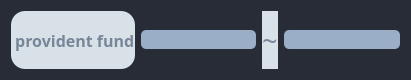
  <widget class="QWidget" name="horizontalLayoutWidget_3">
   <property name="geometry">
    <rect>
     <x>70</x>
     <y>250</y>
     <width>411</width>
     <height>80</height>
    </rect>
   </property>
   <property name="palette">
    <palette>
     <active>
      <colorrole role="WindowText">
       <brush brushstyle="SolidPattern">
        <color alpha="255">
         <red>119</red>
         <green>134</green>
         <blue>153</blue>
        </color>
       </brush>
      </colorrole>
      <colorrole role="Button">
       <brush brushstyle="SolidPattern">
        <color alpha="255">
         <red>40</red>
         <green>44</green>
         <blue>55</blue>
        </color>
       </brush>
      </colorrole>
      <colorrole role="Text">
       <brush brushstyle="SolidPattern">
        <color alpha="255">
         <red>119</red>
         <green>134</green>
         <blue>153</blue>
        </color>
       </brush>
      </colorrole>
      <colorrole role="ButtonText">
       <brush brushstyle="SolidPattern">
        <color alpha="255">
         <red>119</red>
         <green>134</green>
         <blue>153</blue>
        </color>
       </brush>
      </colorrole>
      <colorrole role="Base">
       <brush brushstyle="SolidPattern">
        <color alpha="255">
         <red>40</red>
         <green>44</green>
         <blue>55</blue>
        </color>
       </brush>
      </colorrole>
      <colorrole role="Window">
       <brush brushstyle="SolidPattern">
        <color alpha="255">
         <red>40</red>
         <green>44</green>
         <blue>55</blue>
        </color>
       </brush>
      </colorrole>
      <colorrole role="PlaceholderText">
       <brush brushstyle="SolidPattern">
        <color alpha="128">
         <red>119</red>
         <green>134</green>
         <blue>153</blue>
        </color>
       </brush>
      </colorrole>
     </active>
     <inactive>
      <colorrole role="WindowText">
       <brush brushstyle="SolidPattern">
        <color alpha="255">
         <red>119</red>
         <green>134</green>
         <blue>153</blue>
        </color>
       </brush>
      </colorrole>
      <colorrole role="Button">
       <brush brushstyle="SolidPattern">
        <color alpha="255">
         <red>40</red>
         <green>44</green>
         <blue>55</blue>
        </color>
       </brush>
      </colorrole>
      <colorrole role="Text">
       <brush brushstyle="SolidPattern">
        <color alpha="255">
         <red>119</red>
         <green>134</green>
         <blue>153</blue>
        </color>
       </brush>
      </colorrole>
      <colorrole role="ButtonText">
       <brush brushstyle="SolidPattern">
        <color alpha="255">
         <red>119</red>
         <green>134</green>
         <blue>153</blue>
        </color>
       </brush>
      </colorrole>
      <colorrole role="Base">
       <brush brushstyle="SolidPattern">
        <color alpha="255">
         <red>40</red>
         <green>44</green>
         <blue>55</blue>
        </color>
       </brush>
      </colorrole>
      <colorrole role="Window">
       <brush brushstyle="SolidPattern">
        <color alpha="255">
         <red>40</red>
         <green>44</green>
         <blue>55</blue>
        </color>
       </brush>
      </colorrole>
      <colorrole role="PlaceholderText">
       <brush brushstyle="SolidPattern">
        <color alpha="128">
         <red>119</red>
         <green>134</green>
         <blue>153</blue>
        </color>
       </brush>
      </colorrole>
     </inactive>
     <disabled>
      <colorrole role="WindowText">
       <brush brushstyle="SolidPattern">
        <color alpha="255">
         <red>120</red>
         <green>120</green>
         <blue>120</blue>
        </color>
       </brush>
      </colorrole>
      <colorrole role="Button">
       <brush brushstyle="SolidPattern">
        <color alpha="255">
         <red>40</red>
         <green>44</green>
         <blue>55</blue>
        </color>
       </brush>
      </colorrole>
      <colorrole role="Text">
       <brush brushstyle="SolidPattern">
        <color alpha="255">
         <red>120</red>
         <green>120</green>
         <blue>120</blue>
        </color>
       </brush>
      </colorrole>
      <colorrole role="ButtonText">
       <brush brushstyle="SolidPattern">
        <color alpha="255">
         <red>120</red>
         <green>120</green>
         <blue>120</blue>
        </color>
       </brush>
      </colorrole>
      <colorrole role="Base">
       <brush brushstyle="SolidPattern">
        <color alpha="255">
         <red>40</red>
         <green>44</green>
         <blue>55</blue>
        </color>
       </brush>
      </colorrole>
      <colorrole role="Window">
       <brush brushstyle="SolidPattern">
        <color alpha="255">
         <red>40</red>
         <green>44</green>
         <blue>55</blue>
        </color>
       </brush>
      </colorrole>
      <colorrole role="PlaceholderText">
       <brush brushstyle="SolidPattern">
        <color alpha="128">
         <red>0</red>
         <green>0</green>
         <blue>0</blue>
        </color>
       </brush>
      </colorrole>
     </disabled>
    </palette>
   </property>
   <property name="font">
    <font>
     <family>Algerian</family>
    </font>
   </property>
   <layout class="QHBoxLayout" name="horizontalLayout_3">
    <item>
     <widget class="QLabel" name="label_5">
      <property name="palette">
       <palette>
        <active>
         <colorrole role="WindowText">
          <brush brushstyle="SolidPattern">
           <color alpha="255">
            <red>119</red>
            <green>134</green>
            <blue>153</blue>
           </color>
          </brush>
         </colorrole>
         <colorrole role="Button">
          <brush brushstyle="SolidPattern">
           <color alpha="255">
            <red>217</red>
            <green>225</green>
            <blue>232</blue>
           </color>
          </brush>
         </colorrole>
         <colorrole role="Text">
          <brush brushstyle="SolidPattern">
           <color alpha="255">
            <red>119</red>
            <green>134</green>
            <blue>153</blue>
           </color>
          </brush>
         </colorrole>
         <colorrole role="ButtonText">
          <brush brushstyle="SolidPattern">
           <color alpha="255">
            <red>119</red>
            <green>134</green>
            <blue>153</blue>
           </color>
          </brush>
         </colorrole>
         <colorrole role="Base">
          <brush brushstyle="SolidPattern">
           <color alpha="255">
            <red>217</red>
            <green>225</green>
            <blue>232</blue>
           </color>
          </brush>
         </colorrole>
         <colorrole role="Window">
          <brush brushstyle="SolidPattern">
           <color alpha="255">
            <red>217</red>
            <green>225</green>
            <blue>232</blue>
           </color>
          </brush>
         </colorrole>
         <colorrole role="Highlight">
          <brush brushstyle="SolidPattern">
           <color alpha="255">
            <red>155</red>
            <green>174</green>
            <blue>200</blue>
           </color>
          </brush>
         </colorrole>
         <colorrole role="PlaceholderText">
          <brush brushstyle="SolidPattern">
           <color alpha="128">
            <red>119</red>
            <green>134</green>
            <blue>153</blue>
           </color>
          </brush>
         </colorrole>
        </active>
        <inactive>
         <colorrole role="WindowText">
          <brush brushstyle="SolidPattern">
           <color alpha="255">
            <red>119</red>
            <green>134</green>
            <blue>153</blue>
           </color>
          </brush>
         </colorrole>
         <colorrole role="Button">
          <brush brushstyle="SolidPattern">
           <color alpha="255">
            <red>217</red>
            <green>225</green>
            <blue>232</blue>
           </color>
          </brush>
         </colorrole>
         <colorrole role="Text">
          <brush brushstyle="SolidPattern">
           <color alpha="255">
            <red>119</red>
            <green>134</green>
            <blue>153</blue>
           </color>
          </brush>
         </colorrole>
         <colorrole role="ButtonText">
          <brush brushstyle="SolidPattern">
           <color alpha="255">
            <red>119</red>
            <green>134</green>
            <blue>153</blue>
           </color>
          </brush>
         </colorrole>
         <colorrole role="Base">
          <brush brushstyle="SolidPattern">
           <color alpha="255">
            <red>217</red>
            <green>225</green>
            <blue>232</blue>
           </color>
          </brush>
         </colorrole>
         <colorrole role="Window">
          <brush brushstyle="SolidPattern">
           <color alpha="255">
            <red>217</red>
            <green>225</green>
            <blue>232</blue>
           </color>
          </brush>
         </colorrole>
         <colorrole role="Highlight">
          <brush brushstyle="SolidPattern">
           <color alpha="255">
            <red>155</red>
            <green>174</green>
            <blue>200</blue>
           </color>
          </brush>
         </colorrole>
         <colorrole role="PlaceholderText">
          <brush brushstyle="SolidPattern">
           <color alpha="128">
            <red>119</red>
            <green>134</green>
            <blue>153</blue>
           </color>
          </brush>
         </colorrole>
        </inactive>
        <disabled>
         <colorrole role="WindowText">
          <brush brushstyle="SolidPattern">
           <color alpha="255">
            <red>120</red>
            <green>120</green>
            <blue>120</blue>
           </color>
          </brush>
         </colorrole>
         <colorrole role="Button">
          <brush brushstyle="SolidPattern">
           <color alpha="255">
            <red>217</red>
            <green>225</green>
            <blue>232</blue>
           </color>
          </brush>
         </colorrole>
         <colorrole role="Text">
          <brush brushstyle="SolidPattern">
           <color alpha="255">
            <red>120</red>
            <green>120</green>
            <blue>120</blue>
           </color>
          </brush>
         </colorrole>
         <colorrole role="ButtonText">
          <brush brushstyle="SolidPattern">
           <color alpha="255">
            <red>120</red>
            <green>120</green>
            <blue>120</blue>
           </color>
          </brush>
         </colorrole>
         <colorrole role="Base">
          <brush brushstyle="SolidPattern">
           <color alpha="255">
            <red>217</red>
            <green>225</green>
            <blue>232</blue>
           </color>
          </brush>
         </colorrole>
         <colorrole role="Window">
          <brush brushstyle="SolidPattern">
           <color alpha="255">
            <red>217</red>
            <green>225</green>
            <blue>232</blue>
           </color>
          </brush>
         </colorrole>
         <colorrole role="Highlight">
          <brush brushstyle="SolidPattern">
           <color alpha="255">
            <red>155</red>
            <green>174</green>
            <blue>200</blue>
           </color>
          </brush>
         </colorrole>
         <colorrole role="PlaceholderText">
          <brush brushstyle="SolidPattern">
           <color alpha="128">
            <red>0</red>
            <green>0</green>
            <blue>0</blue>
           </color>
          </brush>
         </colorrole>
        </disabled>
       </palette>
      </property>
      <property name="font">
       <font>
        <family>Algerian</family>
        <pointsize>12</pointsize>
        <weight>75</weight>
        <bold>true</bold>
       </font>
      </property>
      <property name="styleSheet">
       <string notr="true">background-color: rgb(217, 225, 232);
selection-background-color: rgb(155, 174, 200);
border:none;
border-radius:14px;</string>
      </property>
      <property name="text">
       <string> provident fund</string>
      </property>
     </widget>
    </item>
    <item>
     <widget class="QLineEdit" name="e">
      <property name="palette">
       <palette>
        <active>
         <colorrole role="WindowText">
          <brush brushstyle="SolidPattern">
           <color alpha="255">
            <red>255</red>
            <green>255</green>
            <blue>255</blue>
           </color>
          </brush>
         </colorrole>
         <colorrole role="Button">
          <brush brushstyle="SolidPattern">
           <color alpha="255">
            <red>155</red>
            <green>174</green>
            <blue>200</blue>
           </color>
          </brush>
         </colorrole>
         <colorrole role="Text">
          <brush brushstyle="SolidPattern">
           <color alpha="255">
            <red>255</red>
            <green>255</green>
            <blue>255</blue>
           </color>
          </brush>
         </colorrole>
         <colorrole role="ButtonText">
          <brush brushstyle="SolidPattern">
           <color alpha="255">
            <red>119</red>
            <green>134</green>
            <blue>153</blue>
           </color>
          </brush>
         </colorrole>
         <colorrole role="Base">
          <brush brushstyle="SolidPattern">
           <color alpha="255">
            <red>155</red>
            <green>174</green>
            <blue>200</blue>
           </color>
          </brush>
         </colorrole>
         <colorrole role="Window">
          <brush brushstyle="SolidPattern">
           <color alpha="255">
            <red>155</red>
            <green>174</green>
            <blue>200</blue>
           </color>
          </brush>
         </colorrole>
         <colorrole role="PlaceholderText">
          <brush brushstyle="SolidPattern">
           <color alpha="128">
            <red>119</red>
            <green>134</green>
            <blue>153</blue>
           </color>
          </brush>
         </colorrole>
        </active>
        <inactive>
         <colorrole role="WindowText">
          <brush brushstyle="SolidPattern">
           <color alpha="255">
            <red>255</red>
            <green>255</green>
            <blue>255</blue>
           </color>
          </brush>
         </colorrole>
         <colorrole role="Button">
          <brush brushstyle="SolidPattern">
           <color alpha="255">
            <red>155</red>
            <green>174</green>
            <blue>200</blue>
           </color>
          </brush>
         </colorrole>
         <colorrole role="Text">
          <brush brushstyle="SolidPattern">
           <color alpha="255">
            <red>255</red>
            <green>255</green>
            <blue>255</blue>
           </color>
          </brush>
         </colorrole>
         <colorrole role="ButtonText">
          <brush brushstyle="SolidPattern">
           <color alpha="255">
            <red>119</red>
            <green>134</green>
            <blue>153</blue>
           </color>
          </brush>
         </colorrole>
         <colorrole role="Base">
          <brush brushstyle="SolidPattern">
           <color alpha="255">
            <red>155</red>
            <green>174</green>
            <blue>200</blue>
           </color>
          </brush>
         </colorrole>
         <colorrole role="Window">
          <brush brushstyle="SolidPattern">
           <color alpha="255">
            <red>155</red>
            <green>174</green>
            <blue>200</blue>
           </color>
          </brush>
         </colorrole>
         <colorrole role="PlaceholderText">
          <brush brushstyle="SolidPattern">
           <color alpha="128">
            <red>119</red>
            <green>134</green>
            <blue>153</blue>
           </color>
          </brush>
         </colorrole>
        </inactive>
        <disabled>
         <colorrole role="WindowText">
          <brush brushstyle="SolidPattern">
           <color alpha="255">
            <red>120</red>
            <green>120</green>
            <blue>120</blue>
           </color>
          </brush>
         </colorrole>
         <colorrole role="Button">
          <brush brushstyle="SolidPattern">
           <color alpha="255">
            <red>155</red>
            <green>174</green>
            <blue>200</blue>
           </color>
          </brush>
         </colorrole>
         <colorrole role="Text">
          <brush brushstyle="SolidPattern">
           <color alpha="255">
            <red>120</red>
            <green>120</green>
            <blue>120</blue>
           </color>
          </brush>
         </colorrole>
         <colorrole role="ButtonText">
          <brush brushstyle="SolidPattern">
           <color alpha="255">
            <red>120</red>
            <green>120</green>
            <blue>120</blue>
           </color>
          </brush>
         </colorrole>
         <colorrole role="Base">
          <brush brushstyle="SolidPattern">
           <color alpha="255">
            <red>155</red>
            <green>174</green>
            <blue>200</blue>
           </color>
          </brush>
         </colorrole>
         <colorrole role="Window">
          <brush brushstyle="SolidPattern">
           <color alpha="255">
            <red>155</red>
            <green>174</green>
            <blue>200</blue>
           </color>
          </brush>
         </colorrole>
         <colorrole role="PlaceholderText">
          <brush brushstyle="SolidPattern">
           <color alpha="128">
            <red>0</red>
            <green>0</green>
            <blue>0</blue>
           </color>
          </brush>
         </colorrole>
        </disabled>
       </palette>
      </property>
      <property name="font">
       <font>
        <family>Algerian</family>
        <weight>75</weight>
        <bold>true</bold>
       </font>
      </property>
      <property name="styleSheet">
       <string notr="true">background-color: rgb(155, 174, 200);
border-radius:5px;
</string>
      </property>
     </widget>
    </item>
    <item>
     <widget class="QLabel" name="label_6">
      <property name="palette">
       <palette>
        <active>
         <colorrole role="WindowText">
          <brush brushstyle="SolidPattern">
           <color alpha="255">
            <red>119</red>
            <green>134</green>
            <blue>153</blue>
           </color>
          </brush>
         </colorrole>
         <colorrole role="Button">
          <brush brushstyle="SolidPattern">
           <color alpha="255">
            <red>217</red>
            <green>225</green>
            <blue>232</blue>
           </color>
          </brush>
         </colorrole>
         <colorrole role="Text">
          <brush brushstyle="SolidPattern">
           <color alpha="255">
            <red>119</red>
            <green>134</green>
            <blue>153</blue>
           </color>
          </brush>
         </colorrole>
         <colorrole role="ButtonText">
          <brush brushstyle="SolidPattern">
           <color alpha="255">
            <red>119</red>
            <green>134</green>
            <blue>153</blue>
           </color>
          </brush>
         </colorrole>
         <colorrole role="Base">
          <brush brushstyle="SolidPattern">
           <color alpha="255">
            <red>217</red>
            <green>225</green>
            <blue>232</blue>
           </color>
          </brush>
         </colorrole>
         <colorrole role="Window">
          <brush brushstyle="SolidPattern">
           <color alpha="255">
            <red>217</red>
            <green>225</green>
            <blue>232</blue>
           </color>
          </brush>
         </colorrole>
         <colorrole role="Highlight">
          <brush brushstyle="SolidPattern">
           <color alpha="255">
            <red>155</red>
            <green>174</green>
            <blue>200</blue>
           </color>
          </brush>
         </colorrole>
         <colorrole role="PlaceholderText">
          <brush brushstyle="SolidPattern">
           <color alpha="128">
            <red>119</red>
            <green>134</green>
            <blue>153</blue>
           </color>
          </brush>
         </colorrole>
        </active>
        <inactive>
         <colorrole role="WindowText">
          <brush brushstyle="SolidPattern">
           <color alpha="255">
            <red>119</red>
            <green>134</green>
            <blue>153</blue>
           </color>
          </brush>
         </colorrole>
         <colorrole role="Button">
          <brush brushstyle="SolidPattern">
           <color alpha="255">
            <red>217</red>
            <green>225</green>
            <blue>232</blue>
           </color>
          </brush>
         </colorrole>
         <colorrole role="Text">
          <brush brushstyle="SolidPattern">
           <color alpha="255">
            <red>119</red>
            <green>134</green>
            <blue>153</blue>
           </color>
          </brush>
         </colorrole>
         <colorrole role="ButtonText">
          <brush brushstyle="SolidPattern">
           <color alpha="255">
            <red>119</red>
            <green>134</green>
            <blue>153</blue>
           </color>
          </brush>
         </colorrole>
         <colorrole role="Base">
          <brush brushstyle="SolidPattern">
           <color alpha="255">
            <red>217</red>
            <green>225</green>
            <blue>232</blue>
           </color>
          </brush>
         </colorrole>
         <colorrole role="Window">
          <brush brushstyle="SolidPattern">
           <color alpha="255">
            <red>217</red>
            <green>225</green>
            <blue>232</blue>
           </color>
          </brush>
         </colorrole>
         <colorrole role="Highlight">
          <brush brushstyle="SolidPattern">
           <color alpha="255">
            <red>155</red>
            <green>174</green>
            <blue>200</blue>
           </color>
          </brush>
         </colorrole>
         <colorrole role="PlaceholderText">
          <brush brushstyle="SolidPattern">
           <color alpha="128">
            <red>119</red>
            <green>134</green>
            <blue>153</blue>
           </color>
          </brush>
         </colorrole>
        </inactive>
        <disabled>
         <colorrole role="WindowText">
          <brush brushstyle="SolidPattern">
           <color alpha="255">
            <red>120</red>
            <green>120</green>
            <blue>120</blue>
           </color>
          </brush>
         </colorrole>
         <colorrole role="Button">
          <brush brushstyle="SolidPattern">
           <color alpha="255">
            <red>217</red>
            <green>225</green>
            <blue>232</blue>
           </color>
          </brush>
         </colorrole>
         <colorrole role="Text">
          <brush brushstyle="SolidPattern">
           <color alpha="255">
            <red>120</red>
            <green>120</green>
            <blue>120</blue>
           </color>
          </brush>
         </colorrole>
         <colorrole role="ButtonText">
          <brush brushstyle="SolidPattern">
           <color alpha="255">
            <red>120</red>
            <green>120</green>
            <blue>120</blue>
           </color>
          </brush>
         </colorrole>
         <colorrole role="Base">
          <brush brushstyle="SolidPattern">
           <color alpha="255">
            <red>217</red>
            <green>225</green>
            <blue>232</blue>
           </color>
          </brush>
         </colorrole>
         <colorrole role="Window">
          <brush brushstyle="SolidPattern">
           <color alpha="255">
            <red>217</red>
            <green>225</green>
            <blue>232</blue>
           </color>
          </brush>
         </colorrole>
         <colorrole role="Highlight">
          <brush brushstyle="SolidPattern">
           <color alpha="255">
            <red>155</red>
            <green>174</green>
            <blue>200</blue>
           </color>
          </brush>
         </colorrole>
         <colorrole role="PlaceholderText">
          <brush brushstyle="SolidPattern">
           <color alpha="128">
            <red>0</red>
            <green>0</green>
            <blue>0</blue>
           </color>
          </brush>
         </colorrole>
        </disabled>
       </palette>
      </property>
      <property name="font">
       <font>
        <family>Algerian</family>
        <pointsize>20</pointsize>
       </font>
      </property>
      <property name="styleSheet">
       <string notr="true">background-color: rgb(217, 225, 232);
selection-background-color: rgb(155, 174, 200);
border:none;
border-radius:14px;</string>
      </property>
      <property name="text">
       <string>~</string>
      </property>
     </widget>
    </item>
    <item>
     <widget class="QLineEdit" name="f">
      <property name="palette">
       <palette>
        <active>
         <colorrole role="WindowText">
          <brush brushstyle="SolidPattern">
           <color alpha="255">
            <red>255</red>
            <green>255</green>
            <blue>255</blue>
           </color>
          </brush>
         </colorrole>
         <colorrole role="Button">
          <brush brushstyle="SolidPattern">
           <color alpha="255">
            <red>155</red>
            <green>174</green>
            <blue>200</blue>
           </color>
          </brush>
         </colorrole>
         <colorrole role="Text">
          <brush brushstyle="SolidPattern">
           <color alpha="255">
            <red>255</red>
            <green>255</green>
            <blue>255</blue>
           </color>
          </brush>
         </colorrole>
         <colorrole role="ButtonText">
          <brush brushstyle="SolidPattern">
           <color alpha="255">
            <red>119</red>
            <green>134</green>
            <blue>153</blue>
           </color>
          </brush>
         </colorrole>
         <colorrole role="Base">
          <brush brushstyle="SolidPattern">
           <color alpha="255">
            <red>155</red>
            <green>174</green>
            <blue>200</blue>
           </color>
          </brush>
         </colorrole>
         <colorrole role="Window">
          <brush brushstyle="SolidPattern">
           <color alpha="255">
            <red>155</red>
            <green>174</green>
            <blue>200</blue>
           </color>
          </brush>
         </colorrole>
         <colorrole role="PlaceholderText">
          <brush brushstyle="SolidPattern">
           <color alpha="128">
            <red>119</red>
            <green>134</green>
            <blue>153</blue>
           </color>
          </brush>
         </colorrole>
        </active>
        <inactive>
         <colorrole role="WindowText">
          <brush brushstyle="SolidPattern">
           <color alpha="255">
            <red>255</red>
            <green>255</green>
            <blue>255</blue>
           </color>
          </brush>
         </colorrole>
         <colorrole role="Button">
          <brush brushstyle="SolidPattern">
           <color alpha="255">
            <red>155</red>
            <green>174</green>
            <blue>200</blue>
           </color>
          </brush>
         </colorrole>
         <colorrole role="Text">
          <brush brushstyle="SolidPattern">
           <color alpha="255">
            <red>255</red>
            <green>255</green>
            <blue>255</blue>
           </color>
          </brush>
         </colorrole>
         <colorrole role="ButtonText">
          <brush brushstyle="SolidPattern">
           <color alpha="255">
            <red>119</red>
            <green>134</green>
            <blue>153</blue>
           </color>
          </brush>
         </colorrole>
         <colorrole role="Base">
          <brush brushstyle="SolidPattern">
           <color alpha="255">
            <red>155</red>
            <green>174</green>
            <blue>200</blue>
           </color>
          </brush>
         </colorrole>
         <colorrole role="Window">
          <brush brushstyle="SolidPattern">
           <color alpha="255">
            <red>155</red>
            <green>174</green>
            <blue>200</blue>
           </color>
          </brush>
         </colorrole>
         <colorrole role="PlaceholderText">
          <brush brushstyle="SolidPattern">
           <color alpha="128">
            <red>119</red>
            <green>134</green>
            <blue>153</blue>
           </color>
          </brush>
         </colorrole>
        </inactive>
        <disabled>
         <colorrole role="WindowText">
          <brush brushstyle="SolidPattern">
           <color alpha="255">
            <red>120</red>
            <green>120</green>
            <blue>120</blue>
           </color>
          </brush>
         </colorrole>
         <colorrole role="Button">
          <brush brushstyle="SolidPattern">
           <color alpha="255">
            <red>155</red>
            <green>174</green>
            <blue>200</blue>
           </color>
          </brush>
         </colorrole>
         <colorrole role="Text">
          <brush brushstyle="SolidPattern">
           <color alpha="255">
            <red>120</red>
            <green>120</green>
            <blue>120</blue>
           </color>
          </brush>
         </colorrole>
         <colorrole role="ButtonText">
          <brush brushstyle="SolidPattern">
           <color alpha="255">
            <red>120</red>
            <green>120</green>
            <blue>120</blue>
           </color>
          </brush>
         </colorrole>
         <colorrole role="Base">
          <brush brushstyle="SolidPattern">
           <color alpha="255">
            <red>155</red>
            <green>174</green>
            <blue>200</blue>
           </color>
          </brush>
         </colorrole>
         <colorrole role="Window">
          <brush brushstyle="SolidPattern">
           <color alpha="255">
            <red>155</red>
            <green>174</green>
            <blue>200</blue>
           </color>
          </brush>
         </colorrole>
         <colorrole role="PlaceholderText">
          <brush brushstyle="SolidPattern">
           <color alpha="128">
            <red>0</red>
            <green>0</green>
            <blue>0</blue>
           </color>
          </brush>
         </colorrole>
        </disabled>
       </palette>
      </property>
      <property name="font">
       <font>
        <family>Algerian</family>
        <weight>75</weight>
        <bold>true</bold>
       </font>
      </property>
      <property name="styleSheet">
       <string notr="true">background-color: rgb(155, 174, 200);
border-radius:5px;
</string>
      </property>
     </widget>
    </item>
   </layout>
  </widget>
